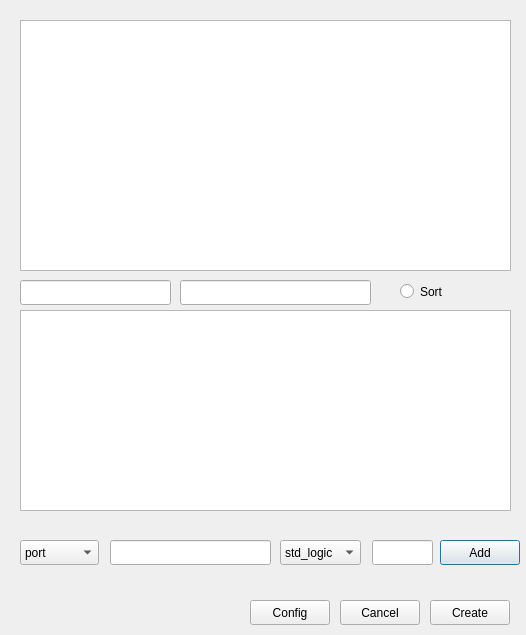
<?xml version="1.0" encoding="UTF-8"?>
<ui version="4.0">
 <class>Dialog</class>
 <widget class="QDialog" name="Dialog">
  <property name="geometry">
   <rect>
    <x>0</x>
    <y>0</y>
    <width>526</width>
    <height>635</height>
   </rect>
  </property>
  <property name="windowTitle">
   <string>Dialog</string>
  </property>
  <widget class="QTextEdit" name="textEdit">
   <property name="geometry">
    <rect>
     <x>20</x>
     <y>20</y>
     <width>491</width>
     <height>251</height>
    </rect>
   </property>
  </widget>
  <widget class="QTableView" name="tableView">
   <property name="geometry">
    <rect>
     <x>20</x>
     <y>310</y>
     <width>491</width>
     <height>201</height>
    </rect>
   </property>
  </widget>
  <widget class="QComboBox" name="comboBox">
   <property name="geometry">
    <rect>
     <x>20</x>
     <y>540</y>
     <width>79</width>
     <height>25</height>
    </rect>
   </property>
   <item>
    <property name="text">
     <string>port</string>
    </property>
   </item>
   <item>
    <property name="text">
     <string>generic</string>
    </property>
   </item>
  </widget>
  <widget class="QLineEdit" name="lineEdit">
   <property name="geometry">
    <rect>
     <x>110</x>
     <y>540</y>
     <width>161</width>
     <height>25</height>
    </rect>
   </property>
   <property name="text">
    <string/>
   </property>
  </widget>
  <widget class="QComboBox" name="comboBox_2">
   <property name="geometry">
    <rect>
     <x>280</x>
     <y>540</y>
     <width>81</width>
     <height>25</height>
    </rect>
   </property>
   <item>
    <property name="text">
     <string>std_logic</string>
    </property>
   </item>
   <item>
    <property name="text">
     <string>unsigned</string>
    </property>
   </item>
   <item>
    <property name="text">
     <string>integer</string>
    </property>
   </item>
   <item>
    <property name="text">
     <string>std_ulogic</string>
    </property>
   </item>
  </widget>
  <widget class="QLineEdit" name="lineEdit_2">
   <property name="geometry">
    <rect>
     <x>372</x>
     <y>540</y>
     <width>61</width>
     <height>25</height>
    </rect>
   </property>
   <property name="text">
    <string/>
   </property>
  </widget>
  <widget class="QPushButton" name="pushButton">
   <property name="geometry">
    <rect>
     <x>440</x>
     <y>540</y>
     <width>80</width>
     <height>25</height>
    </rect>
   </property>
   <property name="text">
    <string>Add</string>
   </property>
  </widget>
  <widget class="QPushButton" name="pushButton_2">
   <property name="geometry">
    <rect>
     <x>430</x>
     <y>600</y>
     <width>80</width>
     <height>25</height>
    </rect>
   </property>
   <property name="text">
    <string>Create</string>
   </property>
  </widget>
  <widget class="QPushButton" name="pushButton_3">
   <property name="geometry">
    <rect>
     <x>340</x>
     <y>600</y>
     <width>80</width>
     <height>25</height>
    </rect>
   </property>
   <property name="text">
    <string>Cancel</string>
   </property>
  </widget>
  <widget class="QPushButton" name="pushButton_4">
   <property name="geometry">
    <rect>
     <x>250</x>
     <y>600</y>
     <width>80</width>
     <height>25</height>
    </rect>
   </property>
   <property name="text">
    <string>Config</string>
   </property>
  </widget>
  <widget class="QLineEdit" name="lineEdit_3">
   <property name="geometry">
    <rect>
     <x>20</x>
     <y>280</y>
     <width>151</width>
     <height>25</height>
    </rect>
   </property>
   <property name="text">
    <string/>
   </property>
  </widget>
  <widget class="QLineEdit" name="lineEdit_4">
   <property name="geometry">
    <rect>
     <x>180</x>
     <y>280</y>
     <width>191</width>
     <height>25</height>
    </rect>
   </property>
   <property name="text">
    <string/>
   </property>
  </widget>
  <widget class="QRadioButton" name="radioButton">
   <property name="geometry">
    <rect>
     <x>400</x>
     <y>280</y>
     <width>101</width>
     <height>23</height>
    </rect>
   </property>
   <property name="text">
    <string>Sort</string>
   </property>
  </widget>
 </widget>
 <resources/>
 <connections/>
</ui>
